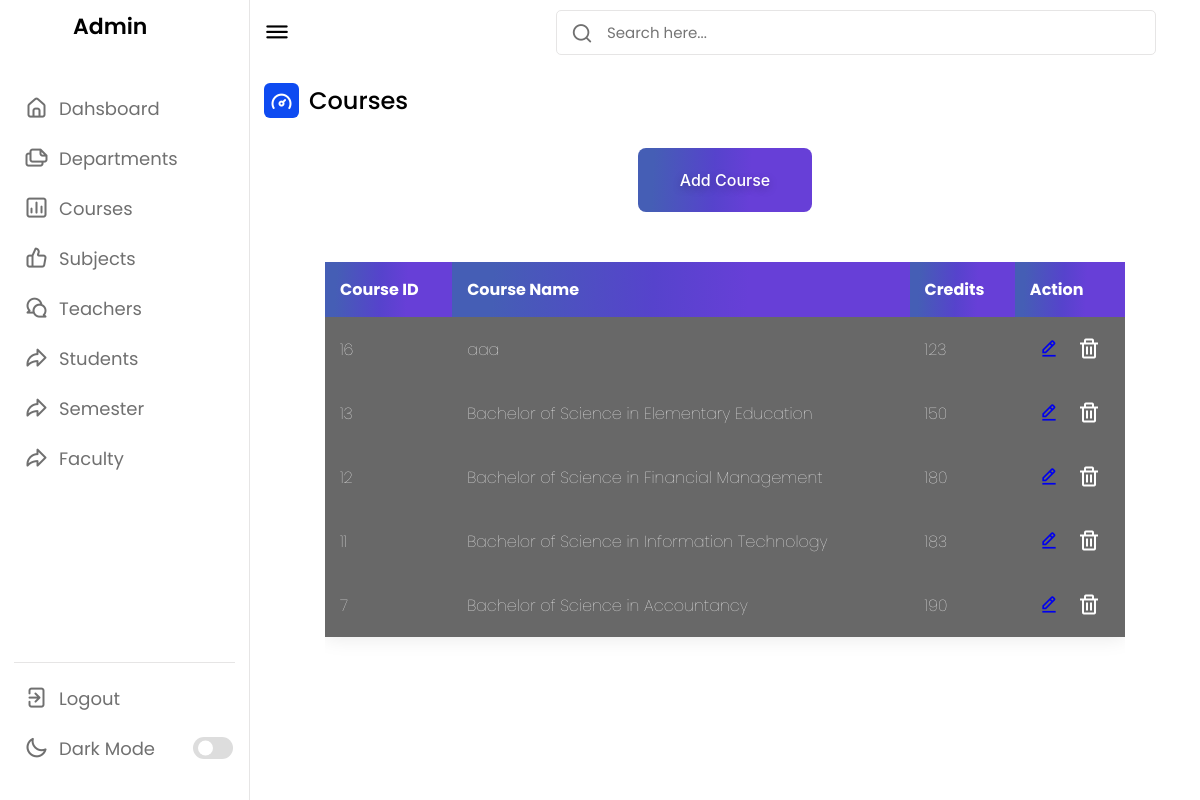
/courses.php (signed in), run on the app's committed database.
### tables this page shows
CREATE TABLE `courses_table` (
  `course_id` int(11) NOT NULL,
  `course_name` varchar(150) NOT NULL,
  `credits` int(11) NOT NULL,
  `department_id` int(11) NOT NULL
);

### courses.php (the view, shortened to what this page needs)
<?php
	require_once('connection.php');
?>
<!DOCTYPE html>
<html lang="en">
<head>
    <link rel="stylesheet" href="css/style.css">
    <link rel="stylesheet" href="css/table.css">
    <link rel="stylesheet" href="css/button.css">
    <link rel="stylesheet" href="css/modal.css">
    <link rel="stylesheet" href="css/extra.css">
    <link rel="stylesheet" href="css/form.css">
    <link rel="stylesheet" href="css/actions.css">
    <link rel="stylesheet" href="https://unicons.iconscout.com/release/v4.0.0/css/line.css">
	<link href='https://unpkg.com/boxicons@2.1.4/css/boxicons.min.css' rel='stylesheet'>
</head>
<body>
    <?php include 'sidebar.php' ?>
    <section class="dashboard">
        <div class="top">
            <i class="uil uil-bars sidebar-toggle"></i>
            <div class="search-box">
                <i class="uil uil-search"></i>
                <input type="text" placeholder="Search here...">
            </div>
        </div>
        <div class="dash-content">
            <div class="overview">
                <div class="title">
                    <i class="uil uil-tachometer-fast-alt"></i>
                    <span class="text">Courses</span>
                </div>
            </div>
			<div class="button-container">
				<button class="button-crud button-add" id='addDepartment' onclick='openAddCourseModal()'>Add Course</button>
			</div>
			<div class="container">
				<table>
					<thead>
						<tr>
							<th style="">Course ID</th>
							<th style="">Course Name</th>
							<th style="">Credits</th>
							<th style="">Action</th>
						</tr>
					</thead>
					<tbody>
						<?php
							$connection = $newconnection->openConnection();
							$stmt =  $connection->prepare("SELECT * FROM courses_table ORDER BY course_id DESC");
							$stmt->execute();
							$result = $stmt->fetchAll();
							if($result){
								foreach ($result as $row) {
						?>
								<tr>
									<td><?php echo $row->course_id ?></td>
									<td><?php echo $row->course_name ?></td>
									<td><?php echo $row->credits ?></td>
									<td>
										<div class="actions-container">
											<a href="editNDelete/editCourse.php?course_id=<?php echo $row->course_id ?>"><i class='bx bx-edit-alt action-icon'></i></a>
											<form action="editNDelete/deleteCourse.php" method="POST">
												<button class="button" type="submit" onclick="return confirm('Are you sure you want to delete this?')" name='deleteCourse'> <i class='bx bx-trash action-icon'></i></button>
											</form>
										</div>
									</td>
								</tr>
						<?php
								}
							}
						?>
					</tbody>
			</table>
		</div>
    </section>
</body>
</html>

### css/style.css (style rules this page uses)
* { margin: 0; padding: 0; box-sizing: border-box; font-family: 'Poppins', sans-serif; }
:root { --primary-color: #0E4BF1; --panel-color: #FFF; --text-color: #000; --black-light-color: #707070; --border-color: #e6e5e5; --toggle-color: #DDD; --box1-color: #4DA3FF; --box2-color: #FFE6AC; --box3-color: #E7D1FC; --title-icon-color: #fff; --tran-05: all 0.5s ease; --tran-03: all 0.3s ease; --tran-03: all 0.2s ease; }
body { min-height: 100vh; background-color: var(--primary-color); }
.dashboard { position: relative; left: 250px; background-color: var(--panel-color); min-height: 100vh; width: calc(100% - 250px); padding: 10px 14px; transition: var(--tran-05); }
.dashboard .top { position: fixed; top: 0; left: 250px; display: flex; width: calc(100% - 250px); justify-content: space-between; align-items: center; padding: 10px 14px; background-color: var(--panel-color); transition: var(--tran-05); z-index: 10; }
.dashboard .top .sidebar-toggle { font-size: 26px; color: var(--text-color); cursor: pointer; }
.dashboard .top .search-box { position: relative; height: 45px; max-width: 600px; width: 100%; margin: 0 30px; }
.top .search-box input { position: absolute; border: 1px solid var(--border-color); background-color: var(--panel-color); padding: 0 25px 0 50px; border-radius: 5px; height: 100%; width: 100%; color: var(--text-color); font-size: 15px; font-weight: 400; outline: none; }
.top .search-box i { position: absolute; left: 15px; font-size: 22px; z-index: 10; top: 50%; transform: translateY(-50%); color: var(--black-light-color); }
.dashboard .dash-content { padding-top: 50px; }
.dash-content .title { display: flex; align-items: center; margin: 60px 0 30px 0; }
.dash-content .title i { position: relative; height: 35px; width: 35px; background-color: var(--primary-color); border-radius: 6px; color: var(--title-icon-color); display: flex; align-items: center; justify-content: center; font-size: 24px; }
.dash-content .title .text { font-size: 24px; font-weight: 500; color: var(--text-color); margin-left: 10px; }

### css/table.css (style rules this page uses)
html, body { height: 100%; }
body { margin: 0; background: linear-gradient(45deg, #49a09d, #5f2c82); font-family:'Poppins', sans-serif; font-weight: 100; }
.container { position: absolute; top: 50%; left: 50%; transform: translate(-50%, -50%); }
table { width: 800px; border-collapse: collapse; overflow: hidden; box-shadow: 0 0 20px rgba(0,0,0,0.1); margin-top: 2.5rem; }
th, td { padding: 15px; background-color: rgba(255,255,255,0.2); color: #fff; }
th { text-align: left; }

### css/button.css (style rules this page uses)
.button-container { display: flex; align-items: center; justify-content: center; margin-top: 1rem; margin-bottom: 1.5rem; }
.button-crud { border: none; }
.button-add { background-image: linear-gradient(92.88deg, #455EB5 9.16%, #5643CC 43.89%, #673FD7 64.72%); border-radius: 8px; border-style: none; box-sizing: border-box; color: #FFFFFF; cursor: pointer; flex-shrink: 0; font-family: "Inter UI","SF Pro Display",-apple-system,BlinkMacSystemFont,"Segoe UI",Roboto,Oxygen,Ubuntu,Cantarell,"Open Sans","Helvetica Neue",sans-serif; font-size: 16px; font-weight: 500; height: 4rem; padding: 0 1.6rem; text-align: center; text-shadow: rgba(0, 0, 0, 0.25) 0 3px 8px; transition: all .5s; user-select: none; -webkit-user-select: none; touch-action: manipulation; }
@media (min-width: 768px) { .button-add { padding: 0 2.6rem; } }

### css/modal.css (style rules this page uses)
input, select { border: none; font-size: 18px; color: var(--v-dark-purple); float: left; width: 100%; margin-top: 0.5rem; border: 2px solid var(--dark-purple); border-radius: 8px; padding: 5px; }
.text { font-size: 22px; color: var(--v-dark-purple); text-align: center; }

### css/extra.css (style rules this page uses)
.overview { margin-top: -2.3rem; }
table { margin-top: 0px; background: #424242; }
.container { height: 420px; overflow-y: auto; margin-top: 4.5rem; }

### css/form.css (style rules this page uses)
button { padding: 10px 16px; border-radius: 8px; float:right; }
input { margin-top: 0px; border: none; }

### css/actions.css (style rules this page uses)
.actions-container { display: flex; align-items: center; font-size: 20px; justify-content: space-around; }
.action-icon { padding: 5px; border-radius: 8px; }

### css/globalStyle.css (style rules this page uses)
:root { --white: #ffff; --v-light-purple: #F4EFFB; --light-purple: #8753c7; --v-dark-purple: #2b1a62; --dark-purple: #8752CA; --small-font: 18px; --big-font: 65px; --medium-large-font: 26px; --medium-font: 20px; --medium-large-font: 40px; --h2-font: 3rem; --pink: rgb(252, 104, 207); --dark-pink: #C553CF; --box-shadow: 0px 4px 4px 0px rgba(0, 0, 0, 0.25); }

### data on the page
courses_table: course_id "16", course_name "aaa", credits "123"
courses_table: course_id "13", course_name "Bachelor of Science in Elementary Education", credits "150"
courses_table: course_id "12", course_name "Bachelor of Science in Financial Management", credits "180"
courses_table: course_id "11", course_name "Bachelor of Science in Information Technology", credits "183"
courses_table: course_id "7", course_name "Bachelor of Science in Accountancy", credits "190"
